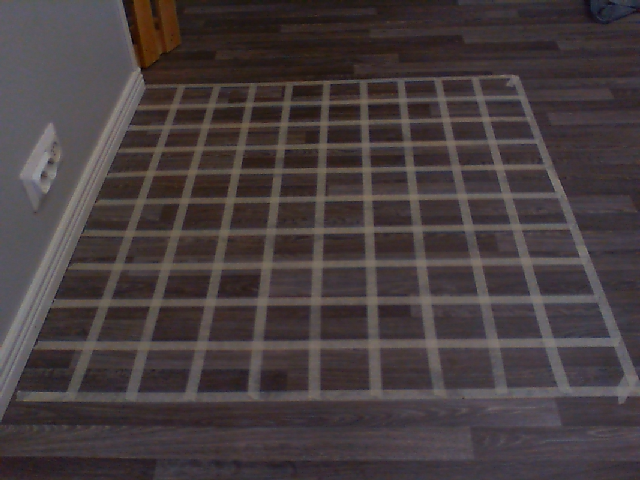
#> input picture sources/exercises/grid-partitioning/image1_1.png, 640 x 480 px
$ python -i findEdges.py   (imports and definitions only)   (older library calls are emulated)
#> lines starting #> are read from the running program, lines starting #| are printed output that depends on the picture; after the words box and inside, x2 and y2 are one past the last pixel; in counts of white or black regions, pixels touching at a corner belong together
"""
StepDiff, stepsize difference array -> binary -> rising/falling/center
Derivative, smooth -> d1 -> d2 zero crossings -> center
SimpleCorners, sum/diff heuristic on all detected points
DenseCorners, slot/density filter then sum/diff on dense points only
CurveCorners, convex hull + approxPolyDP, works on any shape

"""

import cv2
import numpy as np

# Step width based difference, then to bin
class StepDiff:
    """
    Edge detector using stepsize finite difference -> binary -> scan lines.

    Algorithm
    Build diff array:
        diff_x[y, x] = |gray[y, x+step] - gray[y, x-step]|   (horizontal)
        diff_y[y, x] = |gray[y+step, x] - gray[y-step, x]|   (vertical)
        diff[y, x]   = max(diff_x, diff_y) > threshold  -> 0 or 1

    Scan every row AND every column of the binary diff array.
       In each 1-D scan:
         - A run of 1s = one detected edge
         - outer  = first 1  (rising edge)
         - inner  = last  1  (falling edge)
         - center = (outer + inner) // 2

    Parameters
    gray      : grayscale uint8 image
    threshold : minimum difference to count as an edge (default 30)
    step      : finite-difference step size in pixels  (default 2)
    """

    # [133 lines left out: functions __init__, detectDiff, draw, draw_corners, _build_diff, _scan_line, not called in this run]


# Derivative based edge detection, first der, second der and zero crossing
class Derivative:
    """
    Edge detector using 1st and 2nd derivative zero-crossing method.

    Algorithm (per scan-line profile)
    1. Smooth profile with 3-tap Gaussian [0.25, 0.5, 0.25]
    2. d1 = np.diff(profile) 1st derivative
       d2 = np.diff(d1) 2nd derivative
    3. Rising edge top = first d1 sample above threshold (refined by d2 +→− zero crossing if found)
    4. Falling edge top = last d1 sample above threshold (refined by d2 −→+ zero crossing if found)
    5. Center = midpoint of rising/falling (refined by parabolic peak of d1 if inside band)

    Scans both rows and columns for better coverage of skewed lines.

    Parameters
    threshold : minimum d1 value to count as edge (default 15)
    step      : difference step for gradient (default 2)
    blur      : Gaussian blur kernel before scanning (0 = off, must be odd)
    """

    # [161 lines left out: functions __init__, detectDerivative, draw, draw_corners, _scan_profile, _refine_zero_crossing and 1 more, not called in this run]

# [497 lines of commented-out code are left out]

import cv2
import numpy as np


# ── Base ──────────────────────────────────────────────────────────────────────

class EdgeDetector:
    """Common interface and helpers for all edge detectors."""

    gray:          np.ndarray
    diffArr:       np.ndarray       # binary mask (StepDiff) or blurred src (Derivative)
    ys:            np.ndarray       # row of each detected edge centre
    centers:       np.ndarray       # column of each detected edge centre
    slots:         int
    slotThreshold: int              # percent (0-100)

    # [11 lines left out: functions draw, _store, not called in this run]


# ── Step-difference detector ──────────────────────────────────────────────────

class StepDiff(EdgeDetector):
    """
    Binary edge map via finite difference, then scan each row for runs of 1s.

    diffArr[y,x] = max(|gray[y, x±step]|, |gray[y±step, x]|) > threshold
    """

    # [116 lines left out: functions __init__, _detect, _runs, not called in this run]


# ── Derivative detector ───────────────────────────────────────────────────────

class Derivative(EdgeDetector):
    """
    Edge detector via 1st/2nd derivative zero-crossings on each row profile.

    Per row: smooth → d1 → threshold bands → d2 zero-crossing refinement.
    """

    # [124 lines left out: functions __init__, _detect, _scan, _zc, not called in this run]


    class PreciseEdge(EdgeDetector):
        """
        Pyramid → Sobel → NMS → hysteresis → subpixel centers.
        Single class, replaces both StepDiff and Derivative.
        """

    def __init__(self, gray: np.ndarray,
                 threshold:     int   = 30,
                 slots:         int   = 4,
                 slotThreshold: int   = 20,
                 subpixel:      bool  = True,
                 pyramid:       bool  = True) -> None:
#> called with threshold = 30, slots = 4, slotThreshold = 20, subpixel = True, pyramid = True
        self.gray, self.threshold      = gray, threshold
#> self.threshold = 30
        self.slots, self.slotThreshold = slots, slotThreshold
        self.subpixel, self.pyramid    = subpixel, pyramid
        self.centers_f                 = np.array([], dtype=np.float32)
        self.ys = self.centers = self.widths = np.array([], dtype=np.int32)
        self._detect()

    def _detect(self) -> None:
        g = self.gray

        # ── Pyramid ROI mask ──────────────────────────────────────────
        if self.pyramid:
            small  = cv2.resize(g, (g.shape[1]//2, g.shape[0]//2),
                                interpolation=cv2.INTER_AREA)
            gx_s   = cv2.Sobel(small, cv2.CV_16S, 1, 0, ksize=3)
            gy_s   = cv2.Sobel(small, cv2.CV_16S, 0, 1, ksize=3)
            mask_s = (np.maximum(np.abs(gx_s), np.abs(gy_s)) > self.threshold).astype(np.uint8)
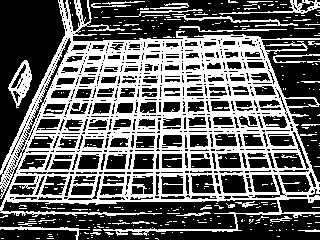
#> mask_s: shape (240, 320); values 0 (black) and 1 (white), 40.1% white; 345 white regions (313 under 20 px), largest, box (x1, y1, x2, y2) and area: (0, 0, 320, 236) 26866, (8, 60, 32, 108) 476, (219, 0, 320, 15) 320
            mask_s = cv2.dilate(mask_s, np.ones((5,5), np.uint8))
#> mask_s: shape (240, 320); values 0 (black) and 1 (white), 80.9% white; 170 black regions (86 under 20 px), largest, box (x1, y1, x2, y2) and area: (0, 0, 63, 162) 5048, (160, 223, 320, 240) 1221, (274, 65, 320, 100) 851
            roi    = cv2.resize(mask_s, (g.shape[1], g.shape[0]),
                                interpolation=cv2.INTER_NEAREST).astype(bool)
#> roi: shape (480, 640) bool; 80.9% white; 170 black regions (37 under 20 px), largest, box (x1, y1, x2, y2) and area: (0, 0, 126, 324) 20192, (320, 446, 640, 480) 4884, (548, 130, 640, 200) 3404
        else:
            roi    = np.ones(g.shape, dtype=bool)

        # ── Full-res Sobel ────────────────────────────────────────────
        gx  = cv2.Sobel(g, cv2.CV_16S, 1, 0, ksize=3)
        gy  = cv2.Sobel(g, cv2.CV_16S, 0, 1, ksize=3)
        mag = np.maximum(np.abs(gx), np.abs(gy)).astype(np.float32)
        mag[~roi] = 0
#> mag: shape (480, 640) float32; min 0, max 488, mean 25.1

        # ── NMS ───────────────────────────────────────────────────────
        thin = self._nms(mag, gx, gy)

        # ── Hysteresis ────────────────────────────────────────────────
        self.diffArr = self._hysteresis(thin, mag)

        # ── Vectorised run extraction ─────────────────────────────────
        self._extract_runs(mag)

    def _nms(self, mag: np.ndarray,
             gx: np.ndarray, gy: np.ndarray) -> np.ndarray:
        angle = np.arctan2(gy.astype(np.float32),
                           gx.astype(np.float32)) * 180 / np.pi % 180
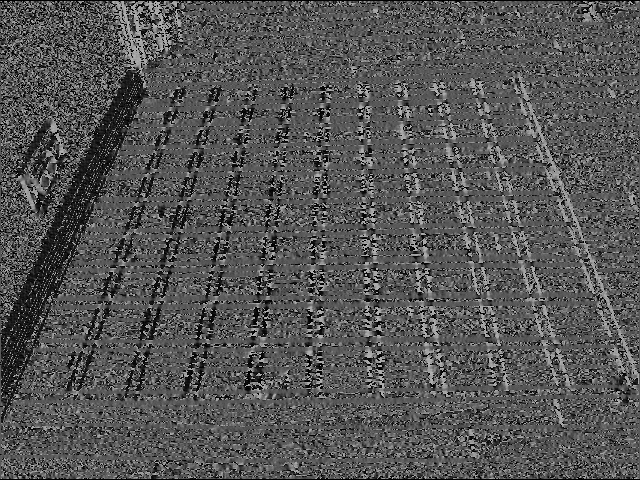
#> angle: shape (480, 640) float32; min 0, max 179.8, mean 84.9
        q     = ((angle + 22.5) // 45 % 4).astype(np.uint8)
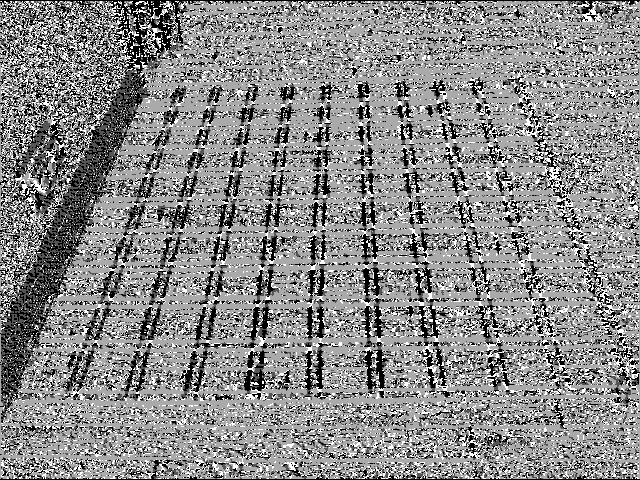
#> q: shape (480, 640); min 0, max 3, mean 1.62; drawn with min black and max white
        out   = mag.copy()

        for d, (dy, dx) in enumerate([(0,1),(1,1),(1,0),(1,-1)]):
            mask = q == d
            fwd  = np.roll(np.roll(mag, -dy, 0), -dx, 1)
            bwd  = np.roll(np.roll(mag,  dy, 0),  dx, 1)
            out[mask & ((out < fwd) | (out < bwd))] = 0
#> this loop made 4 passes
#> pass 1, in _nms, `mask = q == d`:
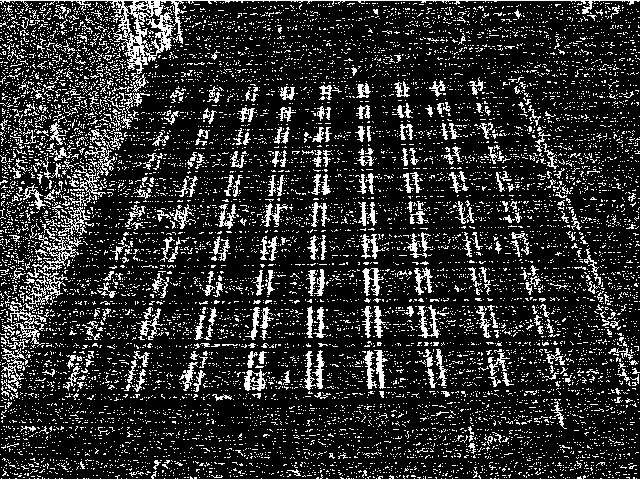
#> mask: shape (480, 640) bool; 17.8% white in thin lines or dots
#> after the loop:
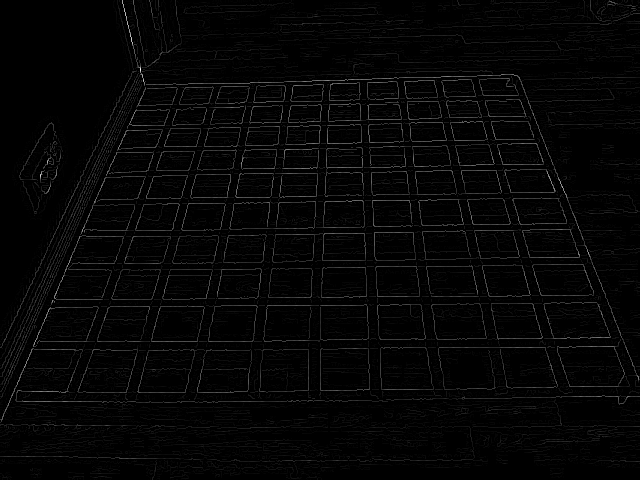
#> out: shape (480, 640) float32; min 0, max 488, mean 10.9; drawn with min black and max white

        return (out > self.threshold).astype(np.uint8)
#> returned value: shape (480, 640); values 0 (black) and 1 (white), 9.8% white in thin lines or dots

    def _hysteresis(self, thin: np.ndarray, mag: np.ndarray) -> np.ndarray:
        weak       = (mag > self.threshold * 0.4).astype(np.uint8) & thin
        strong     = thin.copy()
        _, labels  = cv2.connectedComponents(weak)
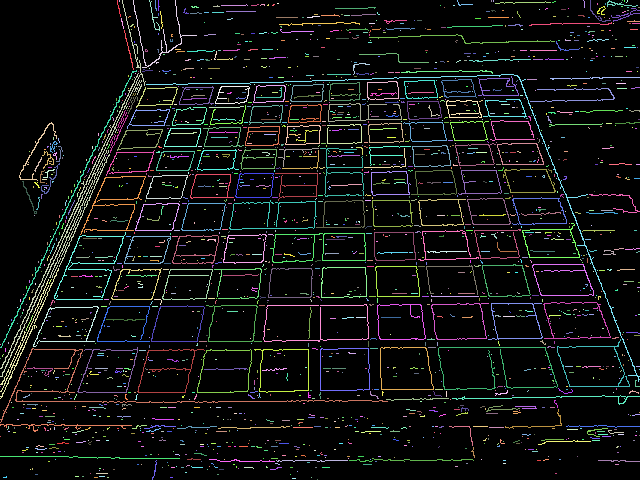
#> labels: shape (480, 640) int32; 2025 distinct labels, from 0 to 2024; one colour per label, 0 black
        strong_ids = np.unique(labels[strong > 0])
#> strong_ids = 2024 values from 1 to 2024
        out        = np.zeros_like(thin)
        for sid in strong_ids[strong_ids != 0]:
            out[labels == sid] = 1
        return out

    def _extract_runs(self, mag: np.ndarray) -> None:
        padded   = np.pad(self.diffArr, ((0,0),(1,1)), mode="constant")
#> padded: shape (480, 642); values 0 (black) and 1 (white), 9.7% white in thin lines or dots
        delta    = np.diff(padded.astype(np.int8), axis=1)
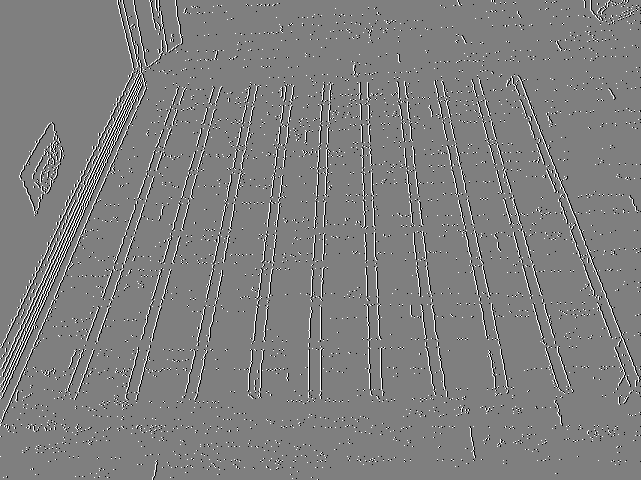
#> delta: shape (480, 641) int8; min -1, max 1, mean 0; drawn with min black and max white
        ys_s, xs_s = np.where(delta ==  1)
#> ys_s = 12400 values from 0 to 479; xs_s = 12400 values, max 639 at index 2113, min 0 at index 9896, mean 281.4
        ys_e, xs_e = np.where(delta == -1)
#> ys_e = 12400 values from 0 to 479; xs_e = 12400 values, max 640 at index 151, min 1 at index 9896, mean 283.8

        w        = padded.shape[1]
#> w = 642
        idx_s    = np.argsort(ys_s * w + xs_s)
#> idx_s = 12400 values from 0 to 12399
        idx_e    = np.argsort(ys_e * w + xs_e)
#> idx_e = 12400 values from 0 to 12399
        ys_s, xs_s = ys_s[idx_s], xs_s[idx_s]
        ys_e, xs_e = ys_e[idx_e], xs_e[idx_e]

        n     = min(len(ys_s), len(ys_e))
#> n = 12400
        valid = (ys_s[:n] == ys_e[:n]) & (xs_s[:n] < xs_e[:n])

        self.ys     = ys_s[:n][valid].astype(np.int32)
#> self.ys = 12400 values from 0 to 479
        self.outers = xs_s[:n][valid].astype(np.int32)
#> self.outers has the same summary as xs_s
        self.inners = xs_e[:n][valid].astype(np.int32)
#> self.inners has the same summary as xs_e
        self.widths = (self.inners - self.outers).astype(np.int32)
#> self.widths = 12400 values, max 107 at index 9963, min 1 at index 0, mean 2.42

        if self.subpixel:
            self._subpixel_centers(mag)
        else:
            self.centers   = ((self.outers + self.inners) >> 1).astype(np.int32)
            self.centers_f = self.centers.astype(np.float32)

    def _subpixel_centers(self, mag: np.ndarray) -> None:
        centers_f = ((self.outers + self.inners) / 2).astype(np.float32)
#> centers_f = 12400 values, max 639.5 at index 2113, min 0.5 at index 9896, mean 282.6
        for k in range(len(self.outers)):
            y, o, i  = self.ys[k], self.outers[k], self.inners[k]
            profile  = mag[y, o:i+1]
            peak     = int(np.argmax(profile))
            if 0 < peak < len(profile) - 1:
                a, b, c  = profile[peak-1], profile[peak], profile[peak+1]
                denom    = 2*(2*b - a - c)
                centers_f[k] = o + peak + ((a-c)/denom if abs(denom) > 1e-6 else 0)
#> this loop made 12400 passes
#> (y, o, i, profile, peak, a, b, c) on passes 34, 45, 46, 48, 53: (1, 608, 612, [60, 129, 173, 153, 105], 2, 129, 173, 153), (2, 500, 504, [40, 42, 40, 36, 37], 1, 40, 42, 40), (2, 505, 513, [43, 45, 43, 44, 51, 56, 51, 42, 36], 5, 51, 56, 51), (2, 546, 551, [35, 36, 32, 33, 32, 29], 1, 35, 36, 32), (2, 611, 615, [126, 140, 153, 138, 96], 2, 140, 153, 138)
#> (y, o, i, peak, a, b, c, denom) on passes 31, 47, 49, 65, 84, 93: (1, 554, 556, 1, 34, 39, 30, 28), (2, 515, 545, 4, 50, 54, 51, 14), (2, 552, 554, 1, 34, 36, 33, 10), (3, 495, 500, 2, 42, 44, 43, 6), (4, 261, 265, 1, 36, 43, 39, 22), (4, 607, 613, 2, 124, 145, 136, 60)
        self.centers_f = centers_f
#> self.centers_f has the same summary as centers_f
        self.centers   = centers_f.astype(np.int32)
#> self.centers = 12400 values, max 639 at index 151, min 0 at index 9896, mean 282.1

    # [50 lines of commented-out code are left out]

>>> import cv2
>>> picture = cv2.imread('../grid-partitioning/image1_1.png', cv2.IMREAD_GRAYSCALE)
#> (the run stopped early here; a loop or call above may not have finished)

$ run again, on sources/exercises/grid-partitioning/image1_2_test.png
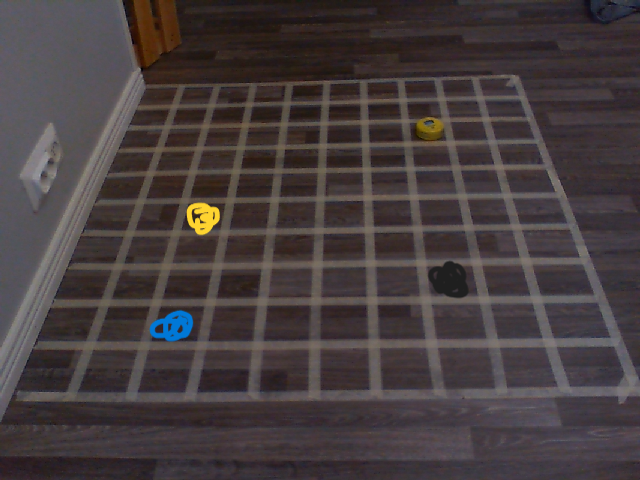
#> input picture sources/exercises/grid-partitioning/image1_2_test.png, 640 x 480 px
#> self.threshold = 30
#> roi: shape (480, 640) bool; 81.9% white; 180 black regions (39 under 20 px), largest, box (x1, y1, x2, y2) and area: (0, 0, 126, 326) 20232, (342, 440, 640, 480) 4548, (548, 130, 640, 198) 3012
#> in _hysteresis, `_, labels  = cv2.connectedComponents(weak)`:
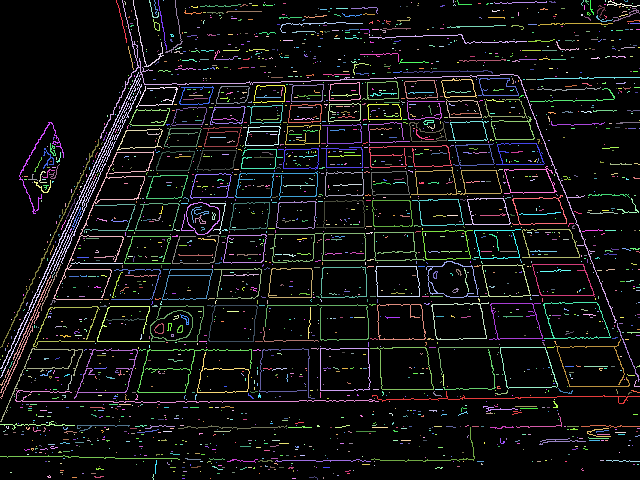
#> labels: shape (480, 640) int32; 2352 distinct labels, from 0 to 2351; one colour per label, 0 black
#> strong_ids = 2351 values from 1 to 2351
#> padded: shape (480, 642); values 0 (black) and 1 (white), 10.2% white in thin lines or dots
#> in _extract_runs, `delta    = np.diff(padded.astype(np.int8), axis=1)`:
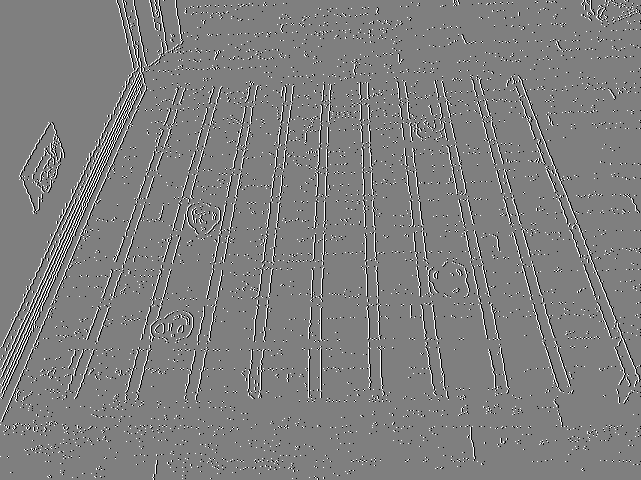
#> delta: shape (480, 641) int8; min -1, max 1, mean 0; drawn with min black and max white
#> ys_s = 13527 values from 0 to 479; xs_s = 13527 values, max 639 at index 307, min 0 at index 10912, mean 284.7
#> ys_e = 13527 values from 0 to 479; xs_e = 13527 values, max 640 at index 137, min 1 at index 10912, mean 287
#> idx_s = 13527 values from 0 to 13526
#> n = 13527
#> self.ys = 13527 values from 0 to 479
#> self.outers has the same summary as xs_s
#> self.inners has the same summary as xs_e
#> self.widths = 13527 values, max 92 at index 12608, min 1 at index 0, mean 2.33
#> in _subpixel_centers, `centers_f = ((self.outers + self.inners) / 2).astype(np.float32)`: centers_f = 13527 values, max 639.5 at index 307, min 0.5 at index 10912, mean 285.8
#> the loop in _subpixel_centers, `for k in range(len(self.outers)):` made 13527 passes
#> (y, o, i, profile, peak, a, b, c) on passes 32, 35, 38, 39, 56, 57: (1, 549, 552, [38, 48, 37, 29], 1, 38, 48, 37), (1, 585, 589, [70, 63, 84, 84, 63], 2, 63, 84, 84), (1, 608, 612, [58, 115, 180, 179, 126], 2, 115, 180, 179), (1, 625, 628, [38, 46, 42, 9], 1, 38, 46, 42), (2, 537, 547, [46, 46, 52, 60, 56, 48, 49, 49, 40, 31, 28], 3, 52, 60, 56), (2, 551, 556, [37, 40, 40, 40, 37, 28], 1, 37, 40, 40)
#> after the loop in _subpixel_centers, `for k in range(len(self.outers)):`: centers_f = 13527 values, max 639.5 at index 307, min 0.5 at index 10912, mean 285.7
#> self.centers_f has the same summary as centers_f
#> self.centers = 13527 values, max 639 at index 307, min 0 at index 10912, mean 285.3
